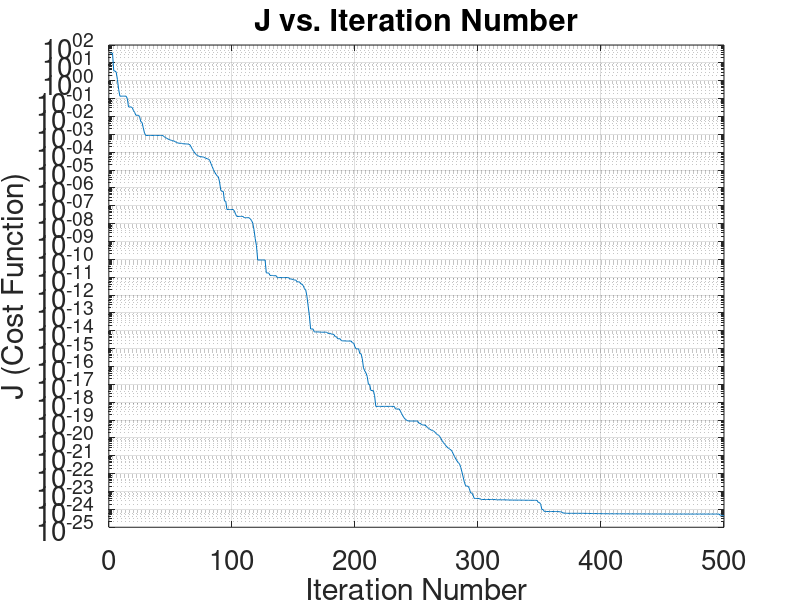

Write MATLAB code to recreate this figure.
%% PSO With Variable Accelerator Coefficients

% Author: Dr. Davide Conte
% Contact Info: davide.conte90@gmail.com


%% Clearing memory, screen, etc.
close all; clear all; clc;

global P J JBest PBest GG N_particles N_elements V BLv BUv BLp BUp
global N_iterations GBest
% useful if making any of the following parts into functions

%-------------------------------------------------------------------------%
% choose one of the examples (1 or 2)
Example = 1;
% 1 --> f(x,y,z) = (x-1)^2 + (y-2)^2 + (z-3)^2
% 2 --> f(x,y) = 3x^2 + 2xy + y^2 - 4x + 5y
%-------------------------------------------------------------------------%

%% Basic PSO initialization

N_particles = 30;
% [ ] number of particles to initiate

if Example == 1
    N_elements = 3;
    % [ ] number of elements each particle has (i.e. parameters)
elseif Example == 2
    N_elements = 2;
end

N_iterations = 500;
% [ ] number of maximum iterations before PSO is stopped


%% Particle initialization, particle "position" and "velocity"

BLp = -20.*ones(N_elements); BUp = 20.*ones(N_elements);
% [ ] set lower and upper bounds on unknowns (particle elements)

% create particles using uniform distribution according to BLp and BUp
for k = 1:1:N_elements
    
    P = BLp(k).*ones(N_particles,k)+ ...
        (BUp(k)-BLp(k)).*rand(N_particles,k); 
    
    % could also use the built-in function "unifrnd"

end

PBest = zeros(N_particles,N_elements);
% [ ] initialize the "best" for each particle to all zeros (arbitrary)

GGstar = zeros(1,N_iterations);
% [ ] initialize the vector of best J's for all iterations

V = zeros(N_particles, N_elements);
% [ ] initialize particle velocity for each particle

BUv = BUp - BLp; BLv = -BUv;
% [ ] determine velocity bounds from position

c_I = (1 + rand)/2; 
c_C = 1.49445*rand;
c_S = 1.49445*rand;
% [ ] acceleration coefficients (vary with application)


%% Cost function

J = zeros(N_particles);
for kk = 1:N_particles
    JBest(kk) = inf;
end
GG = inf;
% [ ] initialization of cost function (J), best overall particle (JBest),
% and overall best cost function obtained (GG)
% NB: change "inf" to "-inf" if maximizing J instead of minimizing


%% Main PSO computations

tic; 
% keep track of time it takes to run PSO computations (use profiler to see
% where improvements can be made

for j = 1:N_iterations
    
    %---------------------------------------------------------------------%    
    % Evaluate cost function J for each particle in current iteration
    for i = 1:N_particles
        if Example == 1
            J(i) = (P(i,1)-1)^2 + (P(i,2)-2)^2 + (P(i,3)-3)^2;
            % f(x,y,z) = (x-1)^2 + (y-2)^2 + (z-3)^2 (example 1)
        elseif Example == 2
            J(i) = 3*P(i,1)^2 + 2*P(i,1)*P(i,2) + P(i,2)^2 - ...
                4*P(i,1) + 5*P(i,2);
            % f(x,y) = 3x^2 + 2xy + y^2 - 4x + 5y (example 2)
        end
    end
    %---------------------------------------------------------------------%
    
    % Evaluate PBest and GBest (best particle and best cost)
    for i = 1:N_particles
        if J(i) < JBest(i)
            PBest(i,:) = P(i,:);
            JBest(i) = J(i);
        end
    end
    
    for i = 1:N_particles
        if J(i) < GG
           GG = J(i);
           GBest = P(i,:);
        end
    end
    
    
    % Update particle velocity 
    for i = 1:N_particles
        
        V(i,:) = c_I*V(i,:) + c_C*(PBest(i,:) - P(i,:)) + ...
            c_S*(GBest - P(i,:));
        % new particle velocity 
        
        % check if boundaries are being respected
        for k = 1:N_elements
            if V(i,k) < BLv(k)
                V(i,k) = BLv(k);
            end
            if V(i,k) > BUv(k)
                V(i,k) = BUv(k);
            end
        end
    end
    
    
	% update particle position for each particle
    for i = 1:N_particles
        
        P(i,:) = P(i,:) + V(i,:);
        % new particle position
        
        % check position boundaries
        for k = 1:N_elements
            if P(i,k) < BLp(k)
                P(i,k) = BLp(k);
                V(i,k) = 0;
            end
            if P(i,k) > BUp(k)
                P(i,k) = BUp(k);
                V(i,k) = 0;
            end
        end
    end
    
    GGstar(j) = GG;
    
    % give progress updates to the screen every 10%
    if mod(j/N_iterations*100,10) == 0
        clc; fprintf('Progress: %2.0f %%\n',j/N_iterations*100)
    end
    
end

PSOtime = toc;
% [s] time it takes to run PSO 

time = datestr(now, 'yyyy_mm_dd');
filename = sprintf('PSO_%s.mat',time);
save( fullfile('', filename) )
% save workspace with today's date


%% Final Results
fprintf('\nThe particle with best J is: \n'); disp(GBest)
fprintf('\nAnd its corresponding best J is: \n'); disp(GG)

% output run time to the screen 
if PSOtime > 3600
    fprintf('\nThe PSO algorithm took %2.2f hours to complete\n',PSOtime)
elseif PSOtime > 60
    fprintf('\nThe PSO algorithm took %2.2f minutes to complete\n',PSOtime)
else
    fprintf('\nThe PSO algorithm took %2.4f seconds to complete\n',PSOtime)
end

%figure of J vs. iteration number (semilog plot if J > 0 for all J's)
if GGstar(end) > 0
    figure; semilogy(1:N_iterations, GGstar)
    title('J vs. Iteration Number')
    xlabel('Iteration Number'); ylabel('J (Cost Function)');
    grid on; set(gca,'Fontsize',20);
else
    figure; plot(1:N_iterations, GGstar)
    title('J vs. Iteration Number')
    xlabel('Iteration Number'); ylabel('J (Cost Function)');
    grid on; set(gca,'Fontsize',20);
end


% script ends here